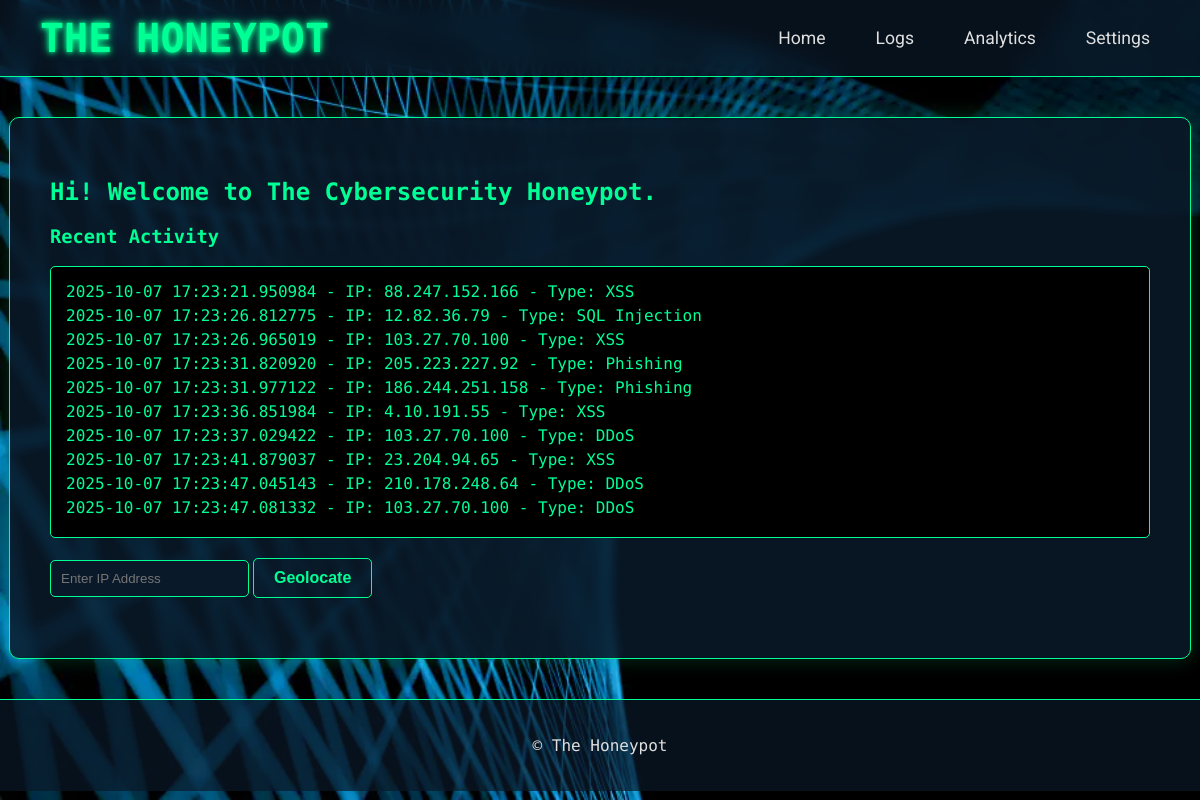
Before: / with the older database file.
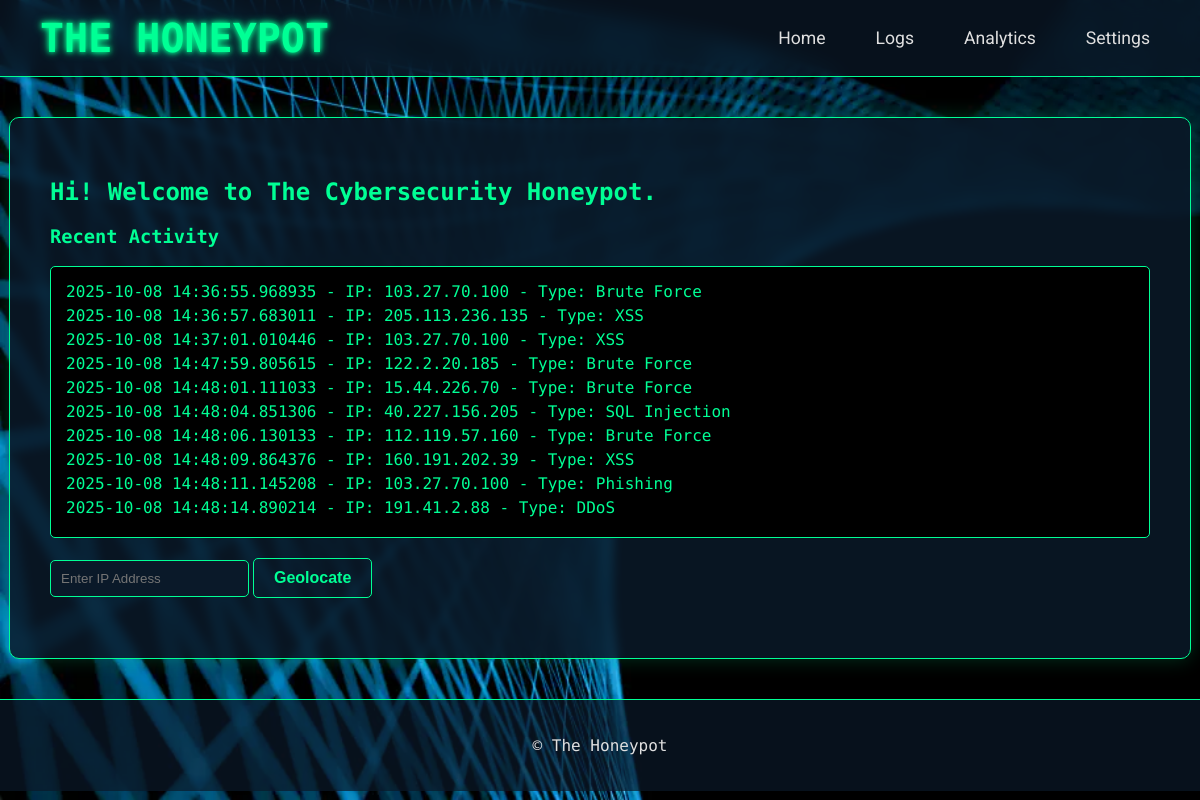
After: the same page with the newer database file.
### models/attack_log.py (models this page shows)
class AttackLog(db.Model):
    id = db.Column(db.Integer, primary_key=True)
    timestamp = db.Column(db.DateTime, nullable=False)
    ip_address = db.Column(db.String(50), nullable=False)
    attack_type = db.Column(db.String(50), nullable=False)
    details = db.Column(db.Text, nullable=False)

### app.py (the view)
@app.route('/')
def home():
    initial_activity = AttackLog.query.order_by(AttackLog.timestamp.desc()).limit(10).all()
    return render_template('index.html', recent_activity=initial_activity)

### templates/index.html (shortened to what this page needs)
{% extends "layout.html" %}
{% block page_title %}THE HONEYPOT{% endblock %}
{% block content %}
<section id="main">
    <div class="container">
        <h2>Hi! Welcome to The Cybersecurity Honeypot.</h2>
        <h3>Recent Activity</h3>
        <div class="activity-log">
            {% for activity in recent_activity | reverse %}
                <div class="activity-item">
                    <p>{{ activity.timestamp }} - IP: {{ activity.ip_address }} - Type: {{ activity.attack_type }}</p>
                </div>
            {% endfor %}
        </div>
        <div id="geolocate-form" style="margin-top: 20px;">
            <input type="text" id="ip-address" placeholder="Enter IP Address">
            <button onclick="geolocateIP()">Geolocate</button>
        </div>
    </div>
</section>
{% endblock %}

Changed rows visible on the page:
removed AttackLog: timestamp "2025-10-07 17:23:21.950984", ip_address "88.247.152.166", attack_type "XSS"
removed AttackLog: timestamp "2025-10-07 17:23:26.812775", ip_address "12.82.36.79", attack_type "SQL Injection"
removed AttackLog: timestamp "2025-10-07 17:23:26.965019", ip_address "103.27.70.100", attack_type "XSS"
removed AttackLog: timestamp "2025-10-07 17:23:31.820920", ip_address "205.223.227.92", attack_type "Phishing"
removed AttackLog: timestamp "2025-10-07 17:23:31.977122", ip_address "186.244.251.158", attack_type "Phishing"
removed AttackLog: timestamp "2025-10-07 17:23:36.851984", ip_address "4.10.191.55", attack_type "XSS"
removed AttackLog: timestamp "2025-10-07 17:23:37.029422", ip_address "103.27.70.100", attack_type "DDoS"
removed AttackLog: timestamp "2025-10-07 17:23:41.879037", ip_address "23.204.94.65", attack_type "XSS"
removed AttackLog: timestamp "2025-10-07 17:23:47.045143", ip_address "210.178.248.64", attack_type "DDoS"
removed AttackLog: timestamp "2025-10-07 17:23:47.081332", ip_address "103.27.70.100", attack_type "DDoS"
now on this page (row edited): AttackLog: timestamp "2025-10-08 14:36:55.968935", ip_address "103.27.70.100", attack_type "Brute Force"
now on this page (row edited): AttackLog: timestamp "2025-10-08 14:36:57.683011", ip_address "205.113.236.135", attack_type "XSS"
now on this page (row edited): AttackLog: timestamp "2025-10-08 14:37:01.010446", ip_address "103.27.70.100", attack_type "XSS"
now on this page (row edited): AttackLog: timestamp "2025-10-08 14:47:59.805615", ip_address "122.2.20.185", attack_type "Brute Force"
now on this page (row edited): AttackLog: timestamp "2025-10-08 14:48:01.111033", ip_address "15.44.226.70", attack_type "Brute Force"
now on this page (row edited): AttackLog: timestamp "2025-10-08 14:48:04.851306", ip_address "40.227.156.205", attack_type "SQL Injection"
now on this page (row edited): AttackLog: timestamp "2025-10-08 14:48:06.130133", ip_address "112.119.57.160", attack_type "Brute Force"
added AttackLog: timestamp "2025-10-08 14:48:09.864376", ip_address "160.191.202.39", attack_type "XSS"
now on this page (row edited): AttackLog: timestamp "2025-10-08 14:48:11.145208", ip_address "103.27.70.100", attack_type "Phishing"
now on this page (row edited): AttackLog: timestamp "2025-10-08 14:48:14.890214", ip_address "191.41.2.88", attack_type "DDoS"
